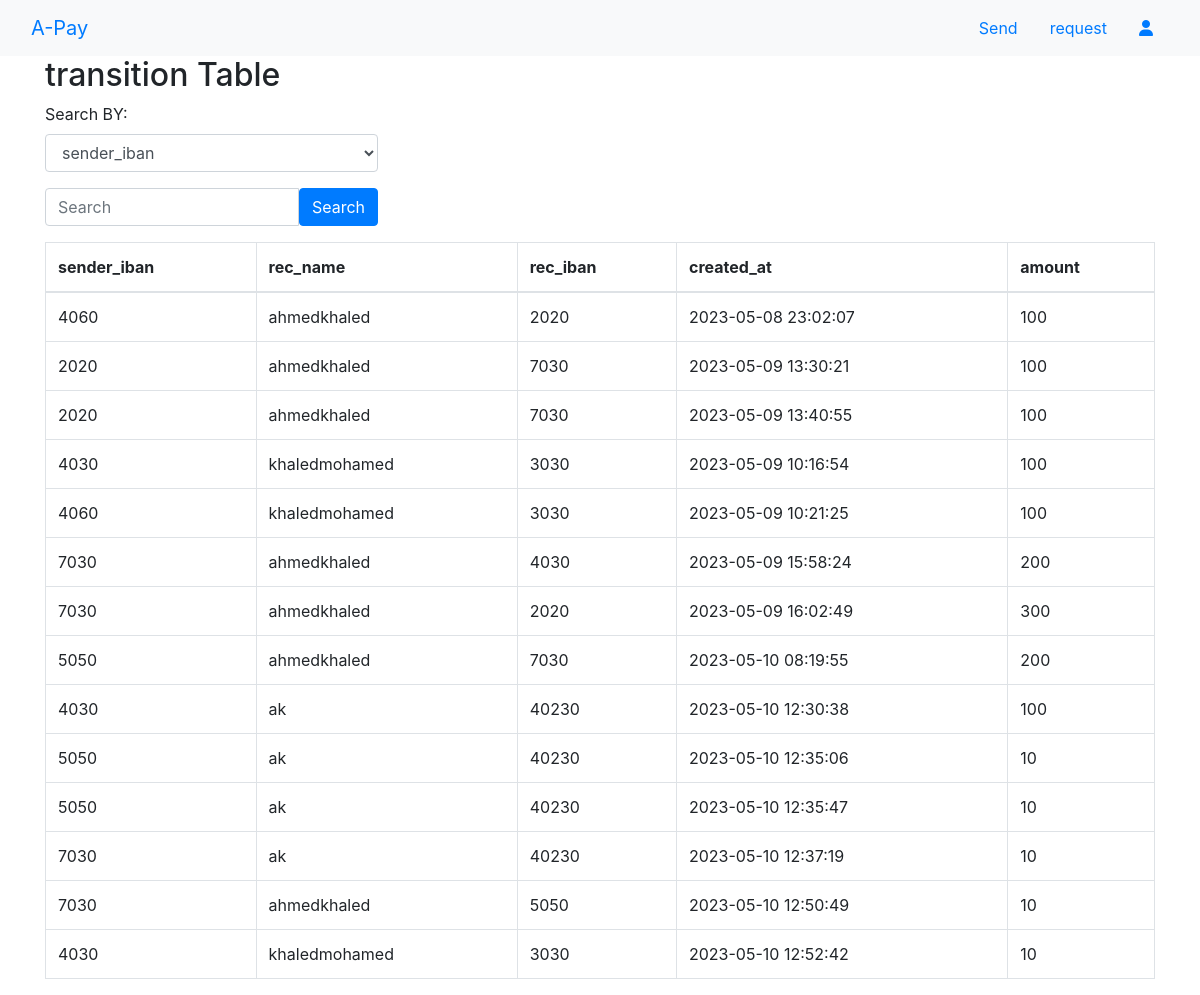
The page /views/transactions_History.php (signed in) on the database its author committed.
### tables this page shows
CREATE TABLE `trans` (
  `id` int(11) NOT NULL,
  `sender_iban` int(11) NOT NULL,
  `rec_iban` int(11) NOT NULL,
  `rec_phone` text NOT NULL,
  `amount` int(11) NOT NULL,
  `created_at` datetime NOT NULL DEFAULT current_timestamp() ON UPDATE current_timestamp()
);

CREATE TABLE `user` (
  `id` int(11) NOT NULL,
  `firstName` text NOT NULL,
  `lastName` text NOT NULL,
  `phone` text NOT NULL,
  `password` text NOT NULL,
  `role_id` int(11) NOT NULL,
  `status` varchar(30) NOT NULL,
  `email` text NOT NULL
);

### controllers/usercontroller.php (called while the page is built, shortened)
<?php
require_once '../controllers/DBcon.php';
class usercontroller
{
    public function get_transforuser(user $user){
        $this ->DB = new DBcon();
        if($this->DB->openconnection())
        {
            $q1 = "SELECT *,userrec.firstName as recfirst,userrec.lastName as reclast FROM trans
            join account ON sender_iban = iban
            join account as rectable ON rec_iban = rectable.iban
            join user as userrec ON rectable.user_id = userrec.id
            JOIN user ON account.user_id = user.id where user.id = '$user->id'";
            $result = $this -> DB->select($q1);
            return $result;
        }
        else
        {
            echo "error in database connection";
            $this->DB->closeconnection();
            return false;
        }
    }
}
?>

### controllers/DBcon.php (called while the page is built, shortened)
<?php
class DBcon {
  public $dbhost="localhost";
  public $dbuser="root";
  public $dbpass="";
  public $dbname="apay";
  public function openconnection() {
    $this->connection = new mysqli($this->dbhost, $this->dbuser,$this->dbpass,$this->dbname);
    if($this->connection->connect_error){
        echo "Error in connection". $this->connection->connect_error;
        return false;
    }else{
        return true;
    }
  }
  public function select($qry) {
    $result = $this->connection->query($qry);
    if(!$result){
      echo "Error in query" .mysqli_error($this->connection);
      return false;
    }else{
      return $result->fetch_all(MYSQLI_ASSOC);
    }
  }
}
?>

### views/transactions_History.php (the view, shortened to what this page needs)
<!DOCTYPE html>
<html lang="en">
<head>
    <link rel="stylesheet" href="https://cdn.jsdelivr.net/npm/bootstrap@4.0.0/dist/css/bootstrap.min.css">
    <link rel="stylesheet" href="./css/index.css">
</head>
<body>
<?php
   $logedin = 1;
   include_once "./components/header.php";
   require_once "../controllers/usercontroller.php";
   $usercontroller = new usercontroller;
   $user = new user;
   $user->id = $_SESSION['user_id'];
   $tranes = $usercontroller->get_transforuser($user);
?>
    <div class="container">
		<h2>transition Table</h2>
		<form action="transactions_History.php" method="post">
		<div class="form-group" style="width:30%">
        	<label for="inputField">Search BY:</label>
        	<select class="form-control" name="BY-tran" id="inputField">
				<option value="sender_iban">sender_iban</option>
			</select>
        </div>
		<div class="mb-3 mt-3"  style="width:30%">
			<div class="input-group">
				<input type="text" name="search-tran" class="form-control" placeholder="Search">
				<button type="submit" class="btn btn-primary">Search</button>
			</div>
        </div>
		</form>
		<table class="table table-bordered">
			<thead>
				<tr>
				<th>sender_iban</th>
                <th>rec_name</th>
				<th>rec_iban</th>
				<th>created_at</th>
				<th>amount</th>
				</tr>
			</thead>
			<tbody>
				<?php
					foreach($tranes as $tran) {
						echo '
						<tr>
							<td>'.$tran["sender_iban"].'</td>
							<td>'.$tran["recfirst"] .$tran["reclast"].'</td>
                            <td>'.$tran["rec_iban"].'</td>
							<td>'.$tran["created_at"].'</td>
							<td>'.$tran["amount"].'</td>
						</tr>';
					}
			?>
			</tbody>
		</table>
	</div>
</body>
</html>

### views/components/header.php (shortened to what this page needs)
<nav class="navbar navbar-expand-sm bg-light">
  <div class="d-flex justify-content-between container-fluid">
    <div>
        <a class="navbar-brand" href="index.php">A-Pay</a>
    </div>
	<?php
   if ($logedin == 1 && $_SESSION['user_role'] == 1): ?>
        <div class="d-flex">
            <a class="nav-link" href="send.php">Send</a>
            <a class="nav-link" href="request.php">request</a>
            <a class="nav-link" onclick="togglepro_d(this)" href="#"><i class="fa-solid fa-user"></i></a>
        </div>
  <?php elseif($logedin == 2): ?>
		  <div>
            <a class="btn btn-secondary" href="login.php">Login</a>
      </div>
	<?php else: ?>
		  <div>
            <a class="btn btn-secondary" href="signup.php">sign up</a>
      </div>
	<?php endif; ?>
  </div>
</nav>

### views/css/index.css (style rules this page uses)
* { padding: 0 ; margin: 0; }

### rows shown on the page
trans: sender_iban "4060", user.firstName "ahmed", user.lastName "khaled", rec_iban "2020", created_at "2023-05-08 23:02:07", amount "100"
trans: sender_iban "2020", user.firstName "ahmed", user.lastName "khaled", rec_iban "7030", created_at "2023-05-09 13:30:21", amount "100"
trans: sender_iban "2020", user.firstName "ahmed", user.lastName "khaled", rec_iban "7030", created_at "2023-05-09 13:40:55", amount "100"
trans: sender_iban "4030", user.firstName "khaled", user.lastName "mohamed", rec_iban "3030", created_at "2023-05-09 10:16:54", amount "100"
trans: sender_iban "4060", user.firstName "khaled", user.lastName "mohamed", rec_iban "3030", created_at "2023-05-09 10:21:25", amount "100"
trans: sender_iban "7030", user.firstName "ahmed", user.lastName "khaled", rec_iban "4030", created_at "2023-05-09 15:58:24", amount "200"
trans: sender_iban "7030", user.firstName "ahmed", user.lastName "khaled", rec_iban "2020", created_at "2023-05-09 16:02:49", amount "300"
trans: sender_iban "5050", user.firstName "ahmed", user.lastName "khaled", rec_iban "7030", created_at "2023-05-10 08:19:55", amount "200"
trans: sender_iban "4030", user.firstName "a", user.lastName "k", rec_iban "40230", created_at "2023-05-10 12:30:38", amount "100"
trans: sender_iban "5050", user.firstName "a", user.lastName "k", rec_iban "40230", created_at "2023-05-10 12:35:06", amount "10"
trans: sender_iban "5050", user.firstName "a", user.lastName "k", rec_iban "40230", created_at "2023-05-10 12:35:47", amount "10"
trans: sender_iban "7030", user.firstName "a", user.lastName "k", rec_iban "40230", created_at "2023-05-10 12:37:19", amount "10"
trans: sender_iban "7030", user.firstName "ahmed", user.lastName "khaled", rec_iban "5050", created_at "2023-05-10 12:50:49", amount "10"
trans: sender_iban "4030", user.firstName "khaled", user.lastName "mohamed", rec_iban "3030", created_at "2023-05-10 12:52:42", amount "10"
